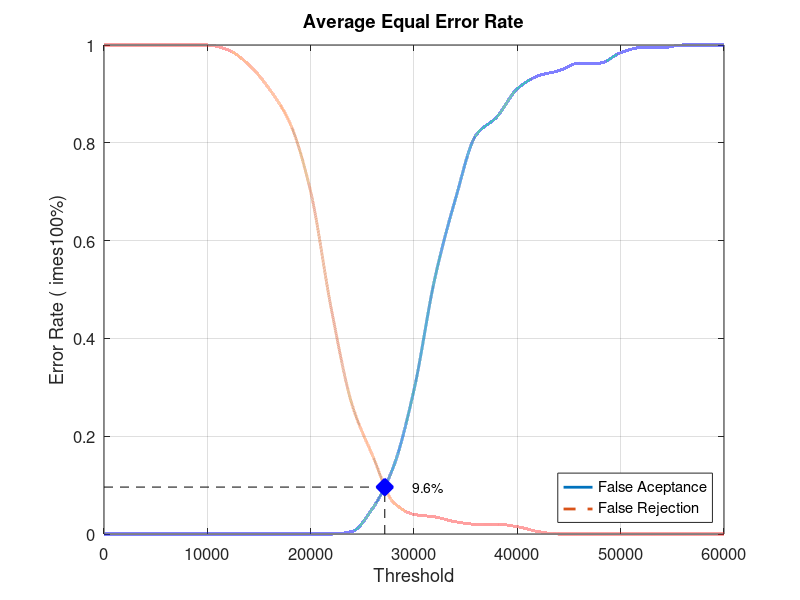
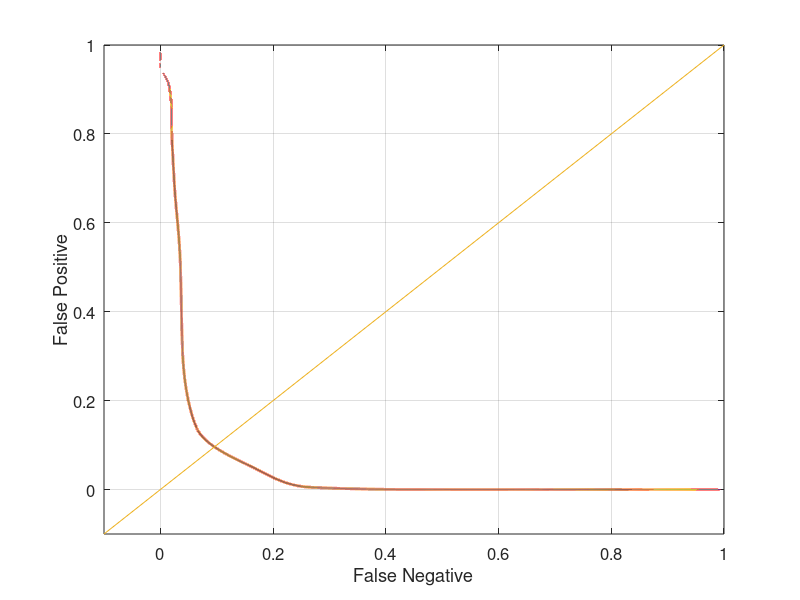

Recreate these plots in MATLAB, in order.
close all;
clear;
clc;
x = 0:2000:60000;
xq = 0:0.5:60000;

y0 = [0 0 0 0 0 0 0 0 0 0 0 0 0.00526316 0.0526316 0.136842 0.294737 0.521053 0.684211 0.815789 0.852632 0.910526 0.936842 0.947368 0.963158 0.963158 0.984211 0.994737 0.994737 1 1 1]
yy0 = interp1(x, y0, xq, 'pchip');
y1 = [1 1 1 1 1 1 0.99 0.96 0.91 0.84 0.7 0.46 0.265 0.16 0.065 0.04 0.035 0.025 0.02 0.02 0.015 0.005 0 0 0 0 0 0 0 0 0]
yy1 = interp1(x, y1, xq, 'pchip');

% Calculating EER: 
y2 = abs(y0 - y1);
find(y2 == min(y2))
yy2 = abs(yy0 - yy1);
xEER = find(yy2 == min(yy2));
xEERIndex = xq(xEER) % X-axis EER
yEER = yy0(xEER) % Y-axis EER

main = figure
plot(xq, yy0,'-','LineWidth', 2);	hold on
plot(xq, yy1,'--','LineWidth', 2);	hold on
plot([xEERIndex xEERIndex], [0 yEER], 'k--');	hold on
plot([0 xEERIndex], [yEER yEER], 'k--');	hold on
plot(xEERIndex, yEER, 'bx', 'LineWidth', 10);	hold on
text(xEERIndex + 10 * xEERIndex / 100, yEER, [num2str(round((10000 * yEER)) / 100) '%'])
legend('False Aceptance', 'False Rejection', 'Location', 'SouthEast')
xlabel('Threshold')
ylabel('Error Rate (	imes100%)')
title('Average Equal Error Rate')
set(gca, 'FontSize', 12)
axis([0 60000 0 1])
grid on

print(main, 'Database1_3Main', '-dpng');
FNRxFPR = figure('Color', [1 1 1]);
plot(yy1, yy0, '-', yy1, yy0, 'LineWidth', 2);
hold on
y = -0.1:0.1:1
plot(y, y); 
set(gca, 'FontSize', 12)
xlabel('False Negative')
ylabel('False Positive')
axis([-0.1 1 -0.1 1])
set(gca, 'FontSize', 12)
grid on

print(FNRxFPR, 'Database1_3FNRxFPR','-dpng');
